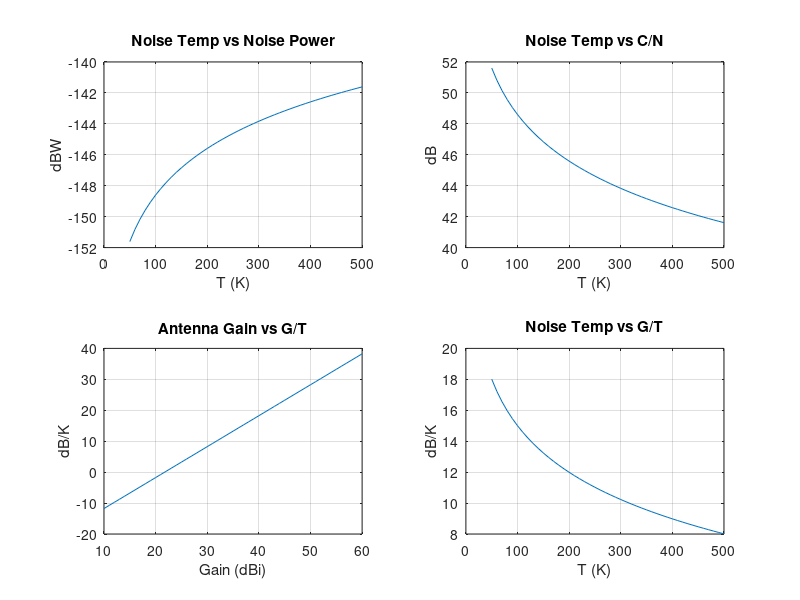

Here is the MATLAB script that generated this plot:
clc; clear; close all;
k = 1.38e-23;           % Boltzmann constant (J/K)
C = -100;               % carrier power (dBW)
B = 1e6;                % bandwidth (Hz)
T = 150;                % system noise temperature (K)
G = 35;                 % antenna gain (dBi)

Pn = k*T*B;             % noise power (W)
PndB = 10*log10(Pn);    % noise power (dBW)
CN = C - PndB;          % carrier to noise ratio (dB)
GT = G - 10*log10(T);   % figure of merit (dB/K)

fprintf('Noise Power: %.3g W\n', Pn);
fprintf('Noise Power: %.2f dBW\n', PndB);
fprintf('C/N        : %.2f dB\n', CN);
fprintf('G/T        : %.2f dB/K\n', GT);

Ta = 50:10:500;         % temperature range (K)
Ga = 10:60;             % gain range (dBi)

subplot(2,2,1); plot(Ta, 10*log10(k*Ta*B)); grid on;
title('Noise Temp vs Noise Power'); xlabel('T (K)'); ylabel('dBW');
subplot(2,2,2); plot(Ta, C - 10*log10(k*Ta*B)); grid on;
title('Noise Temp vs C/N'); xlabel('T (K)'); ylabel('dB');
subplot(2,2,3); plot(Ga, Ga - 10*log10(T)); grid on;
title('Antenna Gain vs G/T'); xlabel('Gain (dBi)'); ylabel('dB/K');
subplot(2,2,4); plot(Ta, G - 10*log10(Ta)); grid on;
title('Noise Temp vs G/T'); xlabel('T (K)'); ylabel('dB/K');
